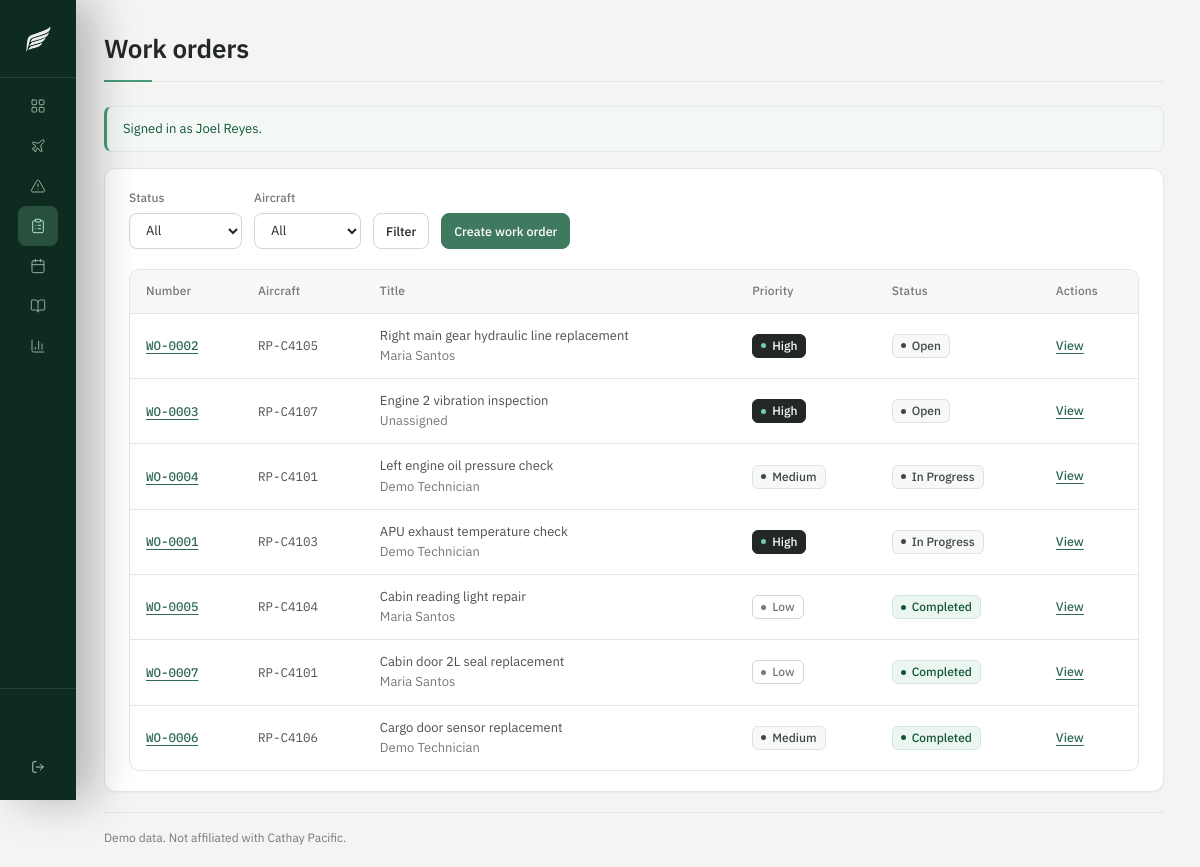
Screenshot of /work-orders/index.php (signed in) with the database file from the repository.
### tables this page shows
CREATE TABLE work_orders (
    id INT UNSIGNED AUTO_INCREMENT PRIMARY KEY,
    wo_number VARCHAR(20) NULL UNIQUE,
    aircraft_id INT UNSIGNED NOT NULL,
    discrepancy_id INT UNSIGNED NULL,
    assigned_to INT UNSIGNED NULL,
    created_by INT UNSIGNED NOT NULL,
    title VARCHAR(150) NOT NULL,
    description TEXT NOT NULL,
    priority VARCHAR(10) NOT NULL DEFAULT 'medium',
    status VARCHAR(20) NOT NULL DEFAULT 'open',
    opened_at DATETIME NOT NULL DEFAULT CURRENT_TIMESTAMP,
    completed_at DATETIME NULL,
    INDEX idx_work_order_status (status),
    CONSTRAINT fk_work_order_aircraft FOREIGN KEY (aircraft_id) REFERENCES aircraft (id),
    CONSTRAINT fk_work_order_discrepancy FOREIGN KEY (discrepancy_id) REFERENCES discrepancies (id) ON DELETE SET NULL,
    CONSTRAINT fk_work_order_assignee FOREIGN KEY (assigned_to) REFERENCES users (id) ON DELETE SET NULL,
    CONSTRAINT fk_work_order_author FOREIGN KEY (created_by) REFERENCES users (id)
);

CREATE TABLE aircraft (
    id INT UNSIGNED AUTO_INCREMENT PRIMARY KEY,
    registration VARCHAR(20) NOT NULL UNIQUE,
    aircraft_type VARCHAR(60) NOT NULL,
    msn VARCHAR(30) NOT NULL UNIQUE,
    base VARCHAR(10) NOT NULL,
    status VARCHAR(20) NOT NULL DEFAULT 'in_service',
    total_hours DECIMAL(10,1) NOT NULL DEFAULT 0.0,
    created_at DATETIME NOT NULL DEFAULT CURRENT_TIMESTAMP
);

CREATE TABLE users (
    id INT UNSIGNED AUTO_INCREMENT PRIMARY KEY,
    username VARCHAR(50) NOT NULL UNIQUE,
    password_hash VARCHAR(255) NOT NULL,
    full_name VARCHAR(100) NOT NULL,
    role VARCHAR(20) NOT NULL DEFAULT 'technician',
    created_at DATETIME NOT NULL DEFAULT CURRENT_TIMESTAMP
);

### lib/db.php (called while the page is built, shortened)
<?php
function db(): PDO
{
    static $pdo = null;
    if ($pdo === null) {
        $dsn = 'mysql:host=' . DB_HOST . ';dbname=' . DB_NAME . ';charset=utf8mb4';
        $pdo = new PDO($dsn, DB_USER, DB_PASS, [
            PDO::ATTR_ERRMODE => PDO::ERRMODE_EXCEPTION,
            PDO::ATTR_DEFAULT_FETCH_MODE => PDO::FETCH_ASSOC,
            PDO::ATTR_EMULATE_PREPARES => false,
        ]);
    }
    return $pdo;
}

### work-orders/index.php (the view, shortened to what this page needs)
<?php
$params = [];
$sql = 'SELECT wo.*, a.registration, u.full_name AS assignee
        FROM work_orders wo
        JOIN aircraft a ON a.id = wo.aircraft_id
        LEFT JOIN users u ON u.id = wo.assigned_to';
$sql .= " ORDER BY FIELD(wo.status, 'open', 'in_progress', 'completed', 'cancelled'), wo.opened_at DESC";
$stmt = db()->prepare($sql);
$stmt->execute($params);
$list = $stmt->fetchAll();
require __DIR__ . '/../includes/header.php';
?>
<div class="panel">
    <form method="get" action="<?= url('work-orders/index.php') ?>" class="filter-bar">
        <div class="filter-item">
            <label for="status">Status</label>
            <select id="status" name="status">
                <option value="">All</option>
            </select>
        </div>
        <div class="filter-item">
            <label for="aircraft_id">Aircraft</label>
            <select id="aircraft_id" name="aircraft_id">
                <option value="">All</option>
            </select>
        </div>
        <button type="submit" class="btn btn-secondary btn-small">Filter</button>
        <a class="btn btn-small" href="<?= url('work-orders/create.php') ?>">Create work order</a>
    </form>
    <?php if ($list): ?>
        <div class="table-wrap">
            <table>
                <thead>
                    <tr>
                        <th>Number</th>
                        <th>Aircraft</th>
                        <th>Title</th>
                        <th>Priority</th>
                        <th>Status</th>
                        <th>Actions</th>
                    </tr>
                </thead>
                <tbody>
                    <?php foreach ($list as $item): ?>
                        <tr>
                            <td class="nowrap mono"><a href="<?= url('work-orders/view.php?id=' . $item['id']) ?>"><?= e($item['wo_number']) ?></a></td>
                            <td class="nowrap mono"><?= e($item['registration']) ?></td>
                            <td>
                                <?= e($item['title']) ?>
                                <div class="muted"><?= e($item['assignee'] ?? 'Unassigned') ?></div>
                            </td>
                            <td><?= pill($item['priority']) ?></td>
                            <td><?= pill($item['status']) ?></td>
                            <td class="actions">
                                <a href="<?= url('work-orders/view.php?id=' . $item['id']) ?>">View</a>
                            </td>
                        </tr>
                    <?php endforeach; ?>
                </tbody>
            </table>
        </div>
    <?php else: ?>
        <p class="empty">No work orders match this filter.</p>
    <?php endif; ?>
</div>
<?php require __DIR__ . '/../includes/footer.php'; ?>

### lib/format.php (shortened to what this page needs)
<?php
function e(?string $value): string
{
    return htmlspecialchars((string) $value, ENT_QUOTES, 'UTF-8');
}
function url(string $path = ''): string
{
    return BASE_URL . '/' . ltrim($path, '/');
}
function status_label(string $status): string
{
    return ucwords(str_replace('_', ' ', $status));
}
function pill(string $status): string
{
    $class = 'status-' . str_replace('_', '-', $status);
    return '<span class="status ' . e($class) . '">' . e(status_label($status)) . '</span>';
}

### assets/css/app.css (style rules this page uses)
:root { --font-sans: "IBM Plex Sans", system-ui, -apple-system, "Segoe UI", Arial, sans-serif; --font-mono: "IBM Plex Mono", ui-monospace, SFMono-Regular, Menlo, Consolas, monospace; --green-900: #213f33; --green-800: #2a5442; --green-700: #32624d; --green-600: #3a6f58; --green-500: #3f7a60; --green-400: #5c9a7e; --accent: #479b78; --accent-ink: #2c6b51; --green-50: #f3f7f4; --canvas: #f4f4f3; --surface: #ffffff; --surface-2: #f8f8f7; --line: #e6e6e4; --line-strong: #d5d6d3; --ink: #232826; --body: #4b504d; --muted: #757a77; --radius-control: 8px; --radius-card: 12px; --ease: cubic-bezier(0.2, 0, 0, 1); --rail: #0e2b20; --rail-text: #d7e3db; --rail-muted: #9dbbab; --rail-hover: rgba(127, 196, 164, 0.16); --rail-active: rgba(127, 196, 164, 0.24); }
* { box-sizing: border-box; }
html { background: var(--canvas); }
body { margin: 0; padding: 0; min-height: 100vh; font-family: var(--font-sans); font-size: 14px; line-height: 1.55; color: var(--ink); background: var(--canvas); font-variant-numeric: tabular-nums; }
a { color: #2f6a51; text-decoration-thickness: 1px; text-underline-offset: 3px; }
.main > * { width: 100%; max-width: 1400px; margin-left: 0; margin-right: auto; }
.panel { background: var(--surface); border: 1px solid var(--line); border-radius: var(--radius-card); padding: 20px 24px; margin-bottom: 20px; color: var(--body); box-shadow: 0 1px 2px rgba(16, 32, 24, 0.04); }
.table-wrap { overflow-x: auto; border: 1px solid var(--line); border-radius: 10px; background: var(--surface); }
table { width: 100%; border-collapse: collapse; background: transparent; }
th, td { padding: 12px 16px; border-bottom: 1px solid var(--line); text-align: left; vertical-align: middle; }
th { background: var(--surface-2); font-size: 12px; font-weight: 500; letter-spacing: 0.01em; color: var(--muted); white-space: nowrap; }
td { font-size: 13px; color: var(--body); }
tbody tr { transition: background-color 120ms var(--ease); }
tbody tr:last-child td { border-bottom: 0; }
td a { font-weight: 500; }
td.actions { white-space: nowrap; }
td.actions a { margin-right: 12px; font-size: 12.5px; }
td.actions a:last-child { margin-right: 0; }
.status { display: inline-flex; align-items: center; gap: 6px; padding: 2px 8px; border: 1px solid transparent; border-radius: 6px; font-size: 12px; font-weight: 500; line-height: 1.5; white-space: nowrap; color: var(--body); }
.status::before { content: ""; flex: none; width: 5px; height: 5px; border-radius: 50%; background: currentColor; }
.status-completed, .status-in-service, .status-closed { background: #ecf6f0; border-color: #d3e8dc; color: #14563c; }
.status-open, .status-in-progress, .status-medium, .status-repair { background: var(--surface-2); border-color: #dde3df; color: #3d4a43; }
.status-grounded, .status-overdue, .status-high { background: var(--ink); border-color: var(--ink); color: #ffffff; }
.status-grounded::before, .status-overdue::before, .status-high::before { background: #6fd0a2; }
.status-low, .status-note, .status-cancelled, .status-upcoming { background: transparent; border-color: var(--line-strong); color: var(--muted); }
.btn { display: inline-flex; align-items: center; justify-content: center; gap: 8px; padding: 10px 16px; border-radius: var(--radius-control); border: 1px solid var(--green-500); background: var(--green-500); color: #ffffff; font: inherit; font-size: 13px; font-weight: 500; text-decoration: none; cursor: pointer; transition: background-color 140ms var(--ease), border-color 140ms var(--ease), color 140ms var(--ease); }
.btn-secondary { background: var(--surface); border-color: var(--line-strong); color: var(--ink); }
.btn-small { padding: 6px 12px; font-size: 12.5px; }
.filter-bar { display: flex; flex-wrap: wrap; gap: 12px; align-items: flex-end; margin-bottom: 20px; }
.filter-item label { display: block; margin-bottom: 6px; font-size: 12px; font-weight: 500; color: var(--muted); }
.filter-item input, .filter-item select { height: 36px; padding: 0 12px; border: 1px solid var(--line-strong); border-radius: 8px; background: var(--surface); color: var(--ink); font: inherit; font-size: 13px; transition: border-color 140ms var(--ease), box-shadow 140ms var(--ease); }
.filter-bar .btn { height: 36px; padding-top: 0; padding-bottom: 0; }
.mono { font-family: var(--font-mono); font-size: 12.5px; font-weight: 400; white-space: nowrap; }
.muted { color: var(--muted); }
.nowrap { white-space: nowrap; }

### rows the page displays
work_orders: wo_number "WO-0002", aircraft.registration "RP-C4105", title "Right main gear hydraulic line replacement", assigned_to.full_name "Maria Santos", priority "High Open"
work_orders: wo_number "WO-0003", aircraft.registration "RP-C4107", title "Engine 2 vibration inspection", assignee "Unassigned", priority "High Open"
work_orders: wo_number "WO-0004", aircraft.registration "RP-C4101", title "Left engine oil pressure check", assigned_to.full_name "Demo Technician", priority "Medium In Progress"
work_orders: wo_number "WO-0001", aircraft.registration "RP-C4103", title "APU exhaust temperature check", assigned_to.full_name "Demo Technician", priority "High In Progress"
work_orders: wo_number "WO-0005", aircraft.registration "RP-C4104", title "Cabin reading light repair", assigned_to.full_name "Maria Santos", priority "Low Completed"
work_orders: wo_number "WO-0007", aircraft.registration "RP-C4101", title "Cabin door 2L seal replacement", assigned_to.full_name "Maria Santos", priority "Low Completed"
work_orders: wo_number "WO-0006", aircraft.registration "RP-C4106", title "Cargo door sensor replacement", assigned_to.full_name "Demo Technician", priority "Medium Completed"

### other values shown
$pageTitle "Work orders"
$flash['message'] "Signed in as Joel Reyes."
